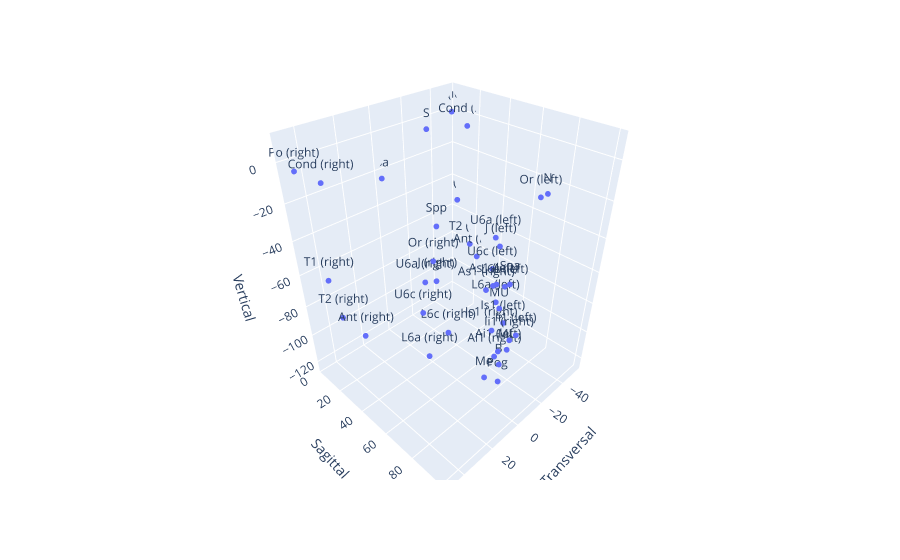

Source (notebook cell):
### Code cell
import pandas as pd
import plotly.express as px

# Create an interactive 3D scatter plot
fig = px.scatter_3d(df_WK, x='transversal', y='sagittal', z='vertikal', text='label')

# Customize the appearance and labels
fig.update_traces(marker=dict(size=2), selector=dict(mode='markers+text'))
fig.update_layout(scene=dict(zaxis_title='Vertical', xaxis_title='Transversal', yaxis_title='Sagittal'))

# Show the plot in the Jupyter Notebook
fig.show()

### Figure 1 — Plotly figure (JSON) as saved in the notebook; plotly's stock layout.template omitted (floating-point values rounded to 4 significant figures)
{"data": [{"hovertemplate": "transversal=%{x}<br>sagittal=%{y}<br>vertikal=%{z}<br>label=%{text}<extra></extra>", "legendgroup": "", "marker": {"color": "#636efa", "size": 2, "symbol": "circle"}, "mode": "markers+text", "name": "", "scene": "scene", "showlegend": false, "text": ["A", "Ai1 (left)", "Ai1 (right)", "Ant (left)", "Ant (right)", "As1 (left)", "As1 (right)", "B", "Ba", "Cond (left)", "Cond (right)", "Ii1 (left)", "Ii1 (right)", "Is1 (left)", "Is1 (right)", "J (left)", "J (right)", "L6a (left)", "L6a (right)", "L6c (left)", "L6c (right)", "Me", "ML", "MU", "N", "Or (left)", "Or (right)", "Po (left)", "Po (right)", "Pog", "S", "Spa", "Spp", "T1 (left)", "T1 (right)", "T2 (left)", "T2 (right)", "U6a (left)", "U6a (right)", "U6c (left)", "U6c (right)"], "type": "scatter3d", "x": [-6.052, -12.14, -8.649, -51.15, 40.17, -9.344, -3.812, -10.74, -1.858, -50.35, 43.69, -13.49, -8.422, -11.19, -2.811, -28.3, 16.2, -35.62, 19.7, -31.93, 14.63, -9.208, -10.61, -7.269, -6.347, -42.42, 30.87, -51.61, 48.09, -11.04, -5.63, -6.443, -4.66, -53.4, 44.16, -53.06, 44.05, -31.47, 19.7, -32.36, 19.7], "y": [79.0, 78.04, 78.5, 26.35, 35.07, 74.32, 74.68, 80.38, 2.929, 17.0, 21.38, 87.5, 87.46, 80.68, 80.35, 61.91, 61.91, 55.81, 59.46, 64.25, 67.9, 72.05, 84.77, 80.65, 100.7, 73.62, 75.91, 4.038, 8.441, 80.28, 33.83, 86.38, 40.25, 7.148, 14.68, 18.58, 22.73, 56.3, 58.12, 54.53, 55.87], "z": [-53.92, -101.9, -102.9, -84.31, -84.68, -58.96, -58.32, -108.9, -23.98, -4.976, -4.912, -85.14, -85.17, -79.81, -79.68, -50.63, -49.3, -94.65, -96.01, -76.99, -77.86, -124.0, -94.99, -68.15, 0.4757, -23.83, -24.52, -0.6147, -2.405, -122.3, 8.887, -50.16, -38.12, -53.49, -59.11, -79.52, -77.95, -49.26, -50.13, -70.35, -69.63]}], "layout": {"legend": {"tracegroupgap": 0}, "margin": {"t": 60}, "scene": {"domain": {"x": [0, 1], "y": [0, 1]}, "xaxis": {"title": {"text": "Transversal"}}, "yaxis": {"title": {"text": "Sagittal"}}, "zaxis": {"title": {"text": "Vertical"}}}}}
